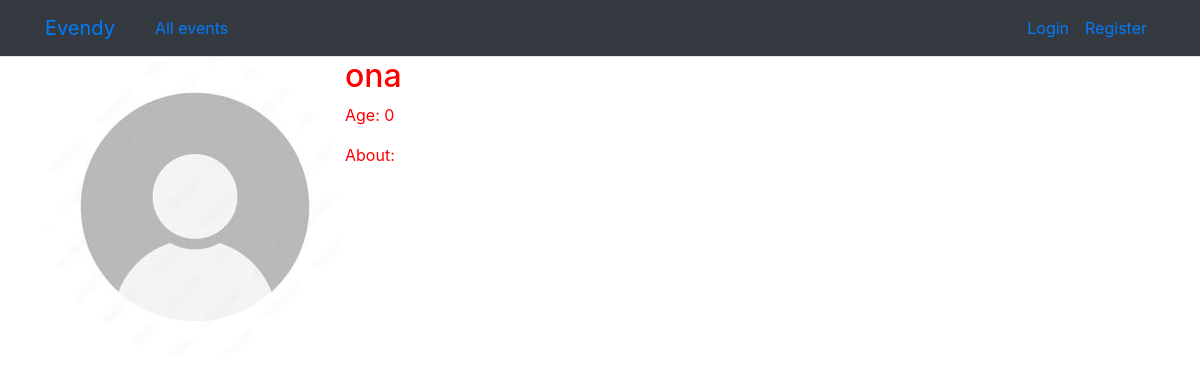
/profile-details/2, run on the app's committed database.
### evendy/models.py (models this page shows, shortened)
class Profile(models.Model):
    user = models.OneToOneField(User, on_delete=models.CASCADE)
    date_of_birth = models.DateField(null=True, blank=True)
    profile_image = models.ImageField(default='profile_pics/profile_default.jpg', upload_to='profile_pics')
    description = models.TextField(blank=True)
    user_planned_events = models.ManyToManyField('Event', through='UserPlannedEvent')
    user_notices = models.ManyToManyField('notices.Notice', related_name='user_notices', blank=True)
    user_invitations = models.ManyToManyField('notices.Invitation', related_name='user_invitations', blank=True)
    @property
    def calculated_age(self):
        if self.date_of_birth:
            today = date.today()
            age = today.year - self.date_of_birth.year - ((today.month, today.day) < (self.date_of_birth.month, self.date_of_birth.day))
            return age
        return 0

### evendy/views.py (the view)
# urls.py: path('profile-details/<int:user_id>', evendy_views.profile_details, name='profile_details'),
def profile_details(request, user_id):
    profile = Profile.objects.get(user=user_id)
    return render(request, 'evendy/profile_details.html', {'profile': profile})

### evendy/templates/evendy/profile_details.html
{% extends 'evendy/base.html' %}
{% block content %}
<div class="content-section">
  <div class="media">
    <img class="rounded-circle account-img" src="{{ profile.profile_image.url }}" alt="profile_pic">
    <div class="media-body">
        <h2 class="account-heading">{{ profile.user.username }}</h2>
        <p>Age: {{ profile.calculated_age }}</p>
       <p>About: {{ profile.description }}</p>
    </div>
  </div>
</div>
{% endblock %}

### evendy/static/evendy/base.css (style rules this page uses)
body { background-color: white; color: #ff0000; }

### data on the page
Profile: profile_image (placeholder picture), user.username "ona", calculated_age "0"
